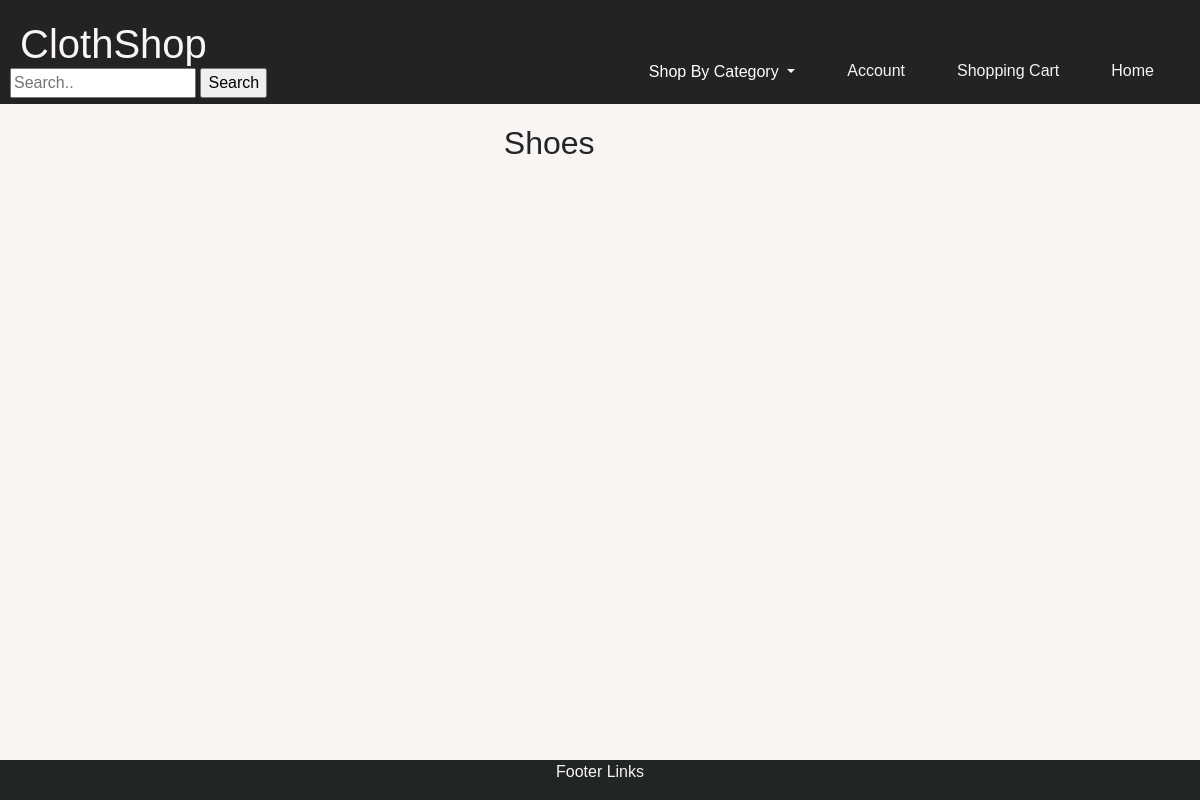
The app's page /categoryresults/Shoe/, older data.
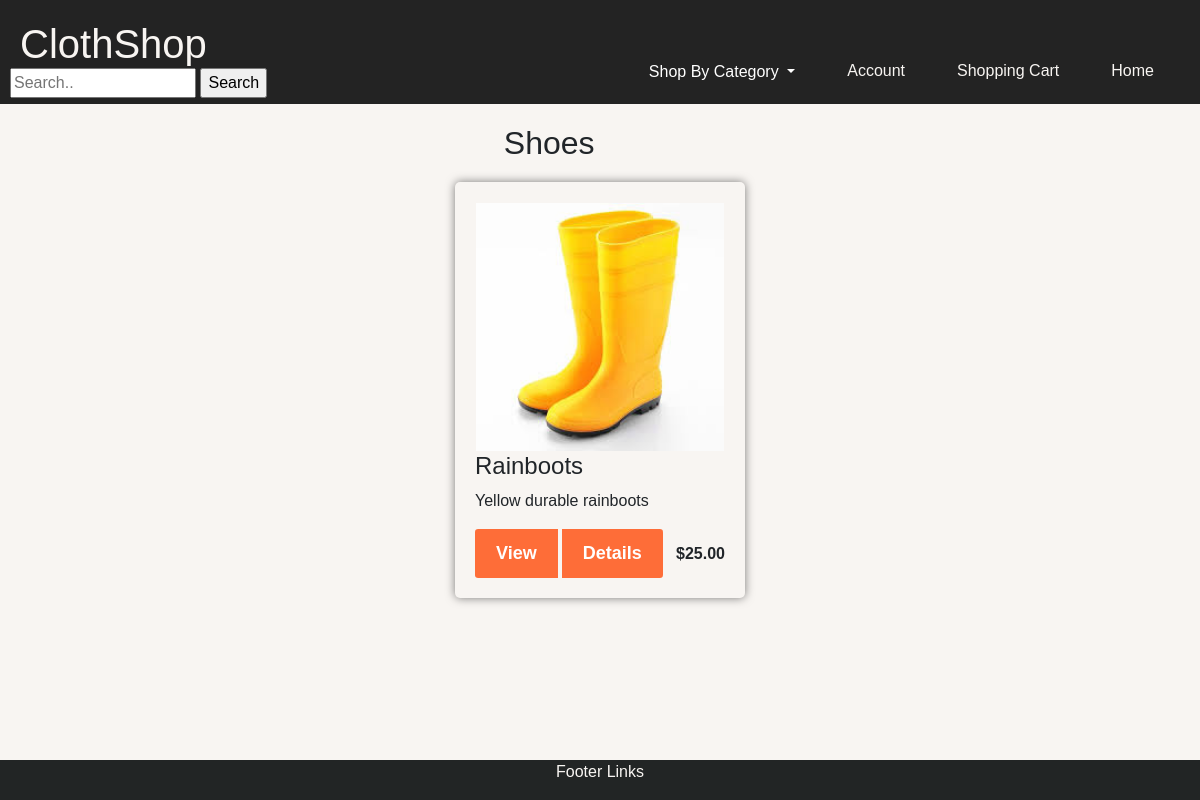
The same page, newer data.
### website/models.py (models this page shows)
class Product(models.Model):
    name = models.CharField(max_length=255)
    description = models.CharField(max_length=255)
    price = models.DecimalField(max_digits=10, decimal_places=2)
    image = models.ImageField(upload_to='images/')
    availability = models.CharField(max_length=255)

### website/views.py (the view)
# urls.py: path('categoryresults/<str:category>/', views.categoryresults, name='categoryresults'),
def categoryresults(request, category):
    if category == 'Pant':
        pants = Product.objects.filter(name__contains='Pants').values()
        jeans = Product.objects.filter(name__contains='Jeans').values()
        results = pants | jeans
    elif category == 'Shoe':
        shoes = Product.objects.filter(name__contains=category).values()
        boots = Product.objects.filter(name__contains='Boots').values()
        results = shoes | boots
    else:
        results = Product.objects.filter(name__contains=category).values()
    return render(request, 'website/categoryresults.html', {'results': results, 'category': category})

### website/templates/website/categoryresults.html (shortened to what this page needs)
{% include 'website/header.html' %}
<!DOCTYPE html>
<html>
<head>
    <link href="https://cdn.jsdelivr.net/npm/bootstrap@5.0.2/dist/css/bootstrap.min.css" rel="stylesheet">
</head>
<body style = "font-family: 'Gill Sans', 'Gill Sans MT', Calibri, 'Trebuchet MS', sans-serif;">
    <h2 style="margin-top: 20px; text-align: center;">{{category}}s</h2>
    <div class="products" >
        {% for result in results %}
        <div  class="product-card">
            <img class="product-image" src="/media/{{result.image}}" alt="{{ result.name }}">
            <div class="product-description">
                <h4>{{ result.name }}</h4>
                <p>{{ result.description }}</p>
            </div>
            <div class = "d-flex justify-content-between align-items-center">
                <div class = "btn-group">
                    <button type = "button" class="btn btn-sm">View</button>
                    <button type = "button" class="btn btn-sm">Details</button>
                </div>
                <span class="product-price"> ${{ result.price }}</span>
            </div>
        </div>
        {% endfor %}
    </div>
</body>
</html>
{% include 'website/footer.html' %}

Row changes from the older to the newer data that the page shows:
added Product: image (picture), name "Rainboots", description "Yellow durable rainboots", price "25.00"
